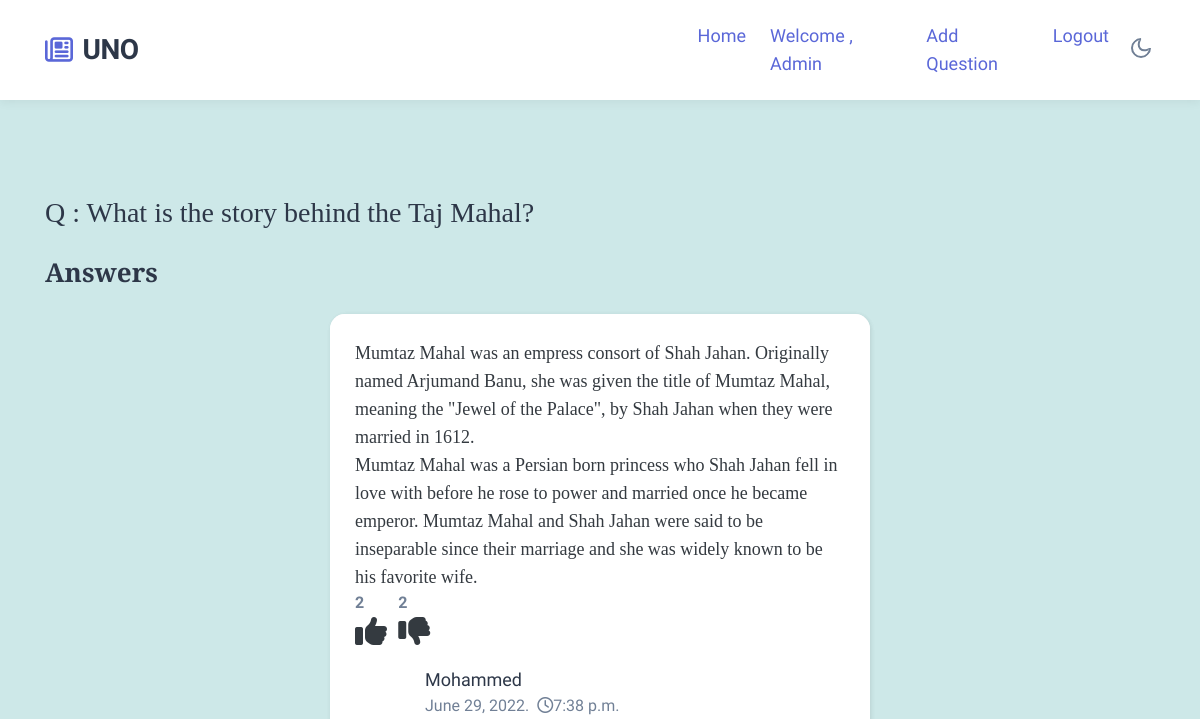
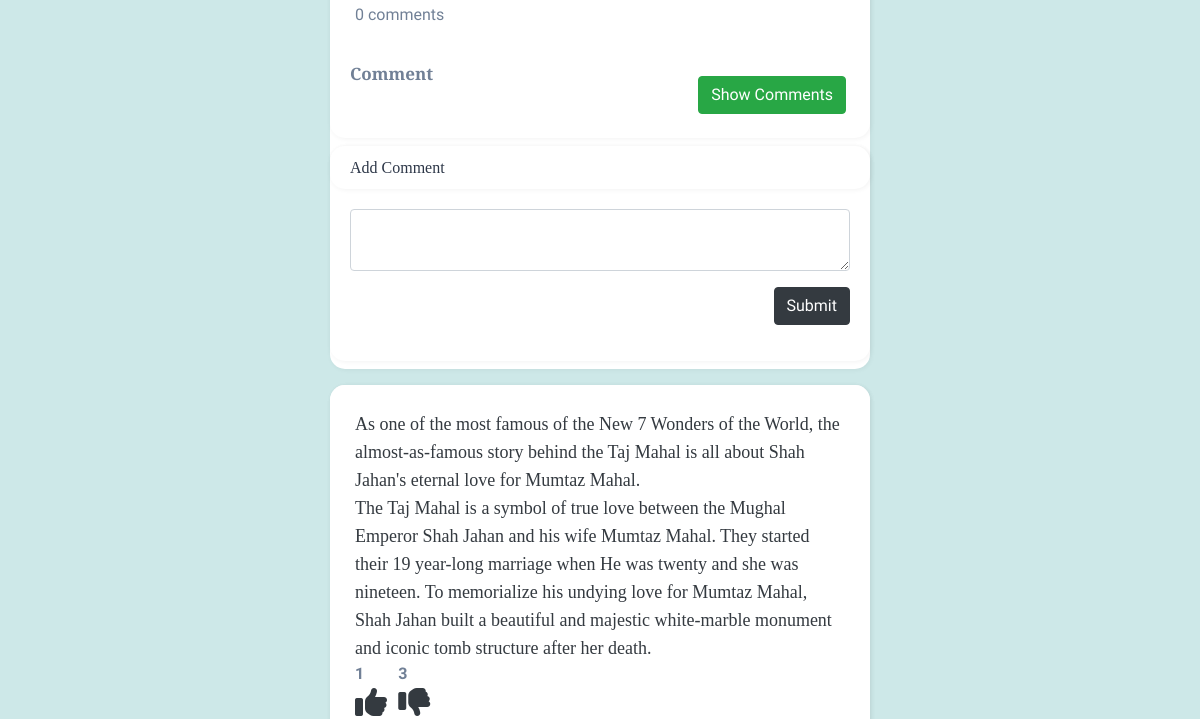
Page /answers/23 (signed in, upper part) on the earlier database version (2 pictures, top to bottom).
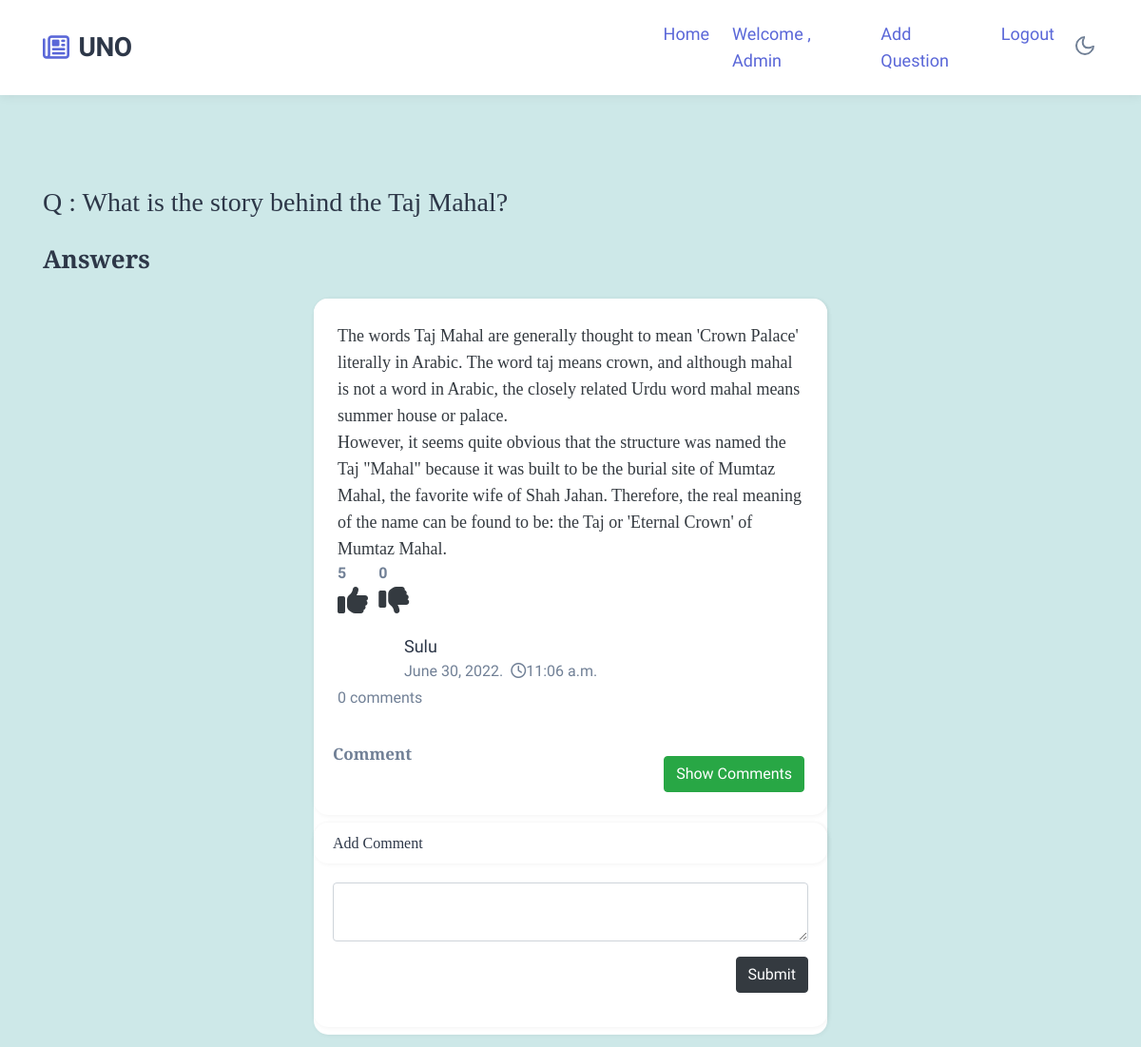
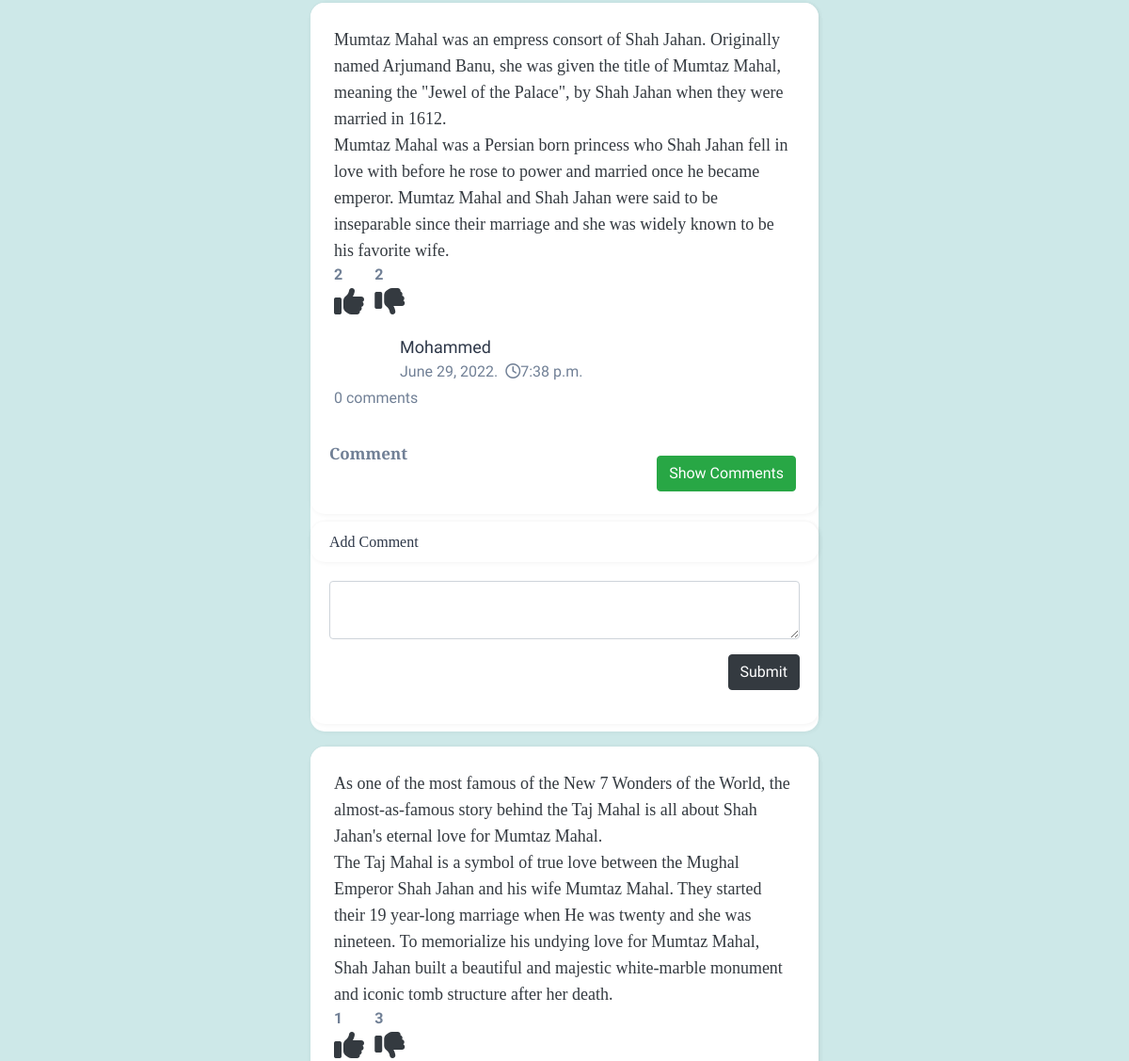
Same page on the later database version (2 pictures, top to bottom).
### myapp/models.py (models this page shows)
class AnswerModel(models.Model):
	user=models.ForeignKey(User,on_delete=models.CASCADE)
	qn=models.ForeignKey(QuestionModel,on_delete=models.CASCADE)
	answer=models.TextField(max_length=1000)
	pic=models.ImageField(upload_to="anspic/",blank=True)
	approval_status=models.CharField(max_length=30,choices=Approval,default='pending')
	status=models.BooleanField(default=True)
	created_on=models.DateTimeField(auto_now=True)
	up_vote=models.IntegerField(default=0)
	down_vote=models.IntegerField(default=0)
	def __str__(self):
		return self.answer

### myapp/views.py (the view)
# urls.py: path('answers/<int:pk>', Answers.as_view(), name='answers'),
class Answers(View):
	template_name='answers.html'
	def get(self,request,pk):
		data=QuestionModel.objects.get(id=pk)
		answerdata=AnswerModel.objects.filter(qn=data,approval_status='approval').annotate(upvote_count=Count('upvote')).order_by("-upvote_count")
		return render(request,self.template_name,{'answerdata':answerdata,'data':data})

### templates/answers.html (shortened to what the changed rows need)
{% load static %}
<!doctype html>
<html lang="en">
<head>
    <link href="https://cdn.jsdelivr.net/npm/bootstrap@5.1.3/dist/css/bootstrap.min.css" rel="stylesheet">
    <link rel="stylesheet" href="{% static 'assets/css/style-starter.css' %}">
</head>
<body>
    {% if user.is_authenticated %}
    <div class="w3l-homeblock2 py-5" style="background-color: rgb(205, 232, 232);">
        <div class="container py-lg-5 py-md-4">
            <h3>Q : {{data.qn}}</h3><br>
            <div class="row justify-content-center">
                <div class="col-6 mb-3 item">
                  {% for answer in answerdata %}
                    <div class="card mb-3">
                        <div class="card-header p-0 position-relative">
                          <div class="card-body blog-details">
                            <h5>{{ answer|linebreaks }}</h5>
                            <div class="row">
                                <div class="col-1">
                                  <div class="upvote">
                                    <strong class="upvote-count-{{answer.id}}">{{answer.upvote_set.count}}</strong><br/>
                                        <span class="text-dark">
                                           <i class="fa-solid fa-thumbs-up fa-2x upvote-click" data-answer="{{answer.id}}"></i>
                                        </span>
                                  </div>
                                </div>
                                <div class="col-1">
                                  <div class="downvote">
                                    <strong class="downvote-count-{{answer.id}}">{{answer.downvote_set.count}}</strong>
                                    <span class="text-dark">
                                        <i class="fa-solid fa-thumbs-down fa-2x downvote-click" data-answer="{{answer.id}}"></i>
                                    </span><br/>
                                  </div>
                                </div>
                            </div>
                            <div class="author align-items-center mt-3 mb-1">
                                <ul class="blog-meta">
                                    <li>
                                        <a href="{% url 'chatroom' answer.user.id %}">{{answer.user}}</a>
                                    </li>
                                    <li class="meta-item blog-lesson">
                                        <span class="meta-value"> {{answer.created_on.date}}</span>.<span
                                            class="meta-value ml-2"><span class="fa fa-clock-o"></span>{{answer.created_on.time}}</span>
                                    </li>
                                </ul>
                            </div>
                            <span class="mr-3"><span class="comment-count-{{answer.id}}">{{answer.comment_set.count}}</span> comments</span>
                        </div>
                        <button class="btn btn-success m-4 my-3 float-right toggle">Show Comments</button>
                        <h4 class="my-2">Comment</h4>
                      </div>
                      {% if user.is_authenticated %}
                        <div class="card my-2">
                            <h6 class="card-header">Add Comment</h6>
                            <div class="card-body">
                                <textarea class="form-control comment-text-{{answer.id}}"></textarea>
                                <button type="button" data-answer="{{answer.id}}" class="btn btn-dark my-3 float-right save-comment">Submit</button>
                            </div>
                        </div>
                    {% endif %}
                    </div>
                    {% endfor %}
                </div>
            </div>
        </div>
    </div>
{% else %}
<center style="padding-top: 250px;">
<h2>You need to login to View this content. Please <b><a href="{% url 'login'%}">Login</a></h2>
</center>
{% endif %}
</body>
</html>

Differences in the rows shown:
now on this page (row edited): AnswerModel: answer "The words Taj Mahal are generally thought to mean 'Crown Palace' literally in Arabic. The word taj means crown, and although mahal is not a word in Arabic, the closely related Urdu word mahal means summer house or palace. However, it seems quite obvious that the structure was named the Taj \"Mahal\" because it was built to be the burial site of Mumtaz Mahal, the favorite wife of Shah Jahan. Therefore, the real meaning of the name can be found to be: the Taj or 'Eternal Crown' of Mumtaz Mahal.", upvote_set.count "5", downvote_set.count "0", user "Sulu", created_on "June 30, 2022", created_on.time "11:06 a.m.", comment_set.count "0"
